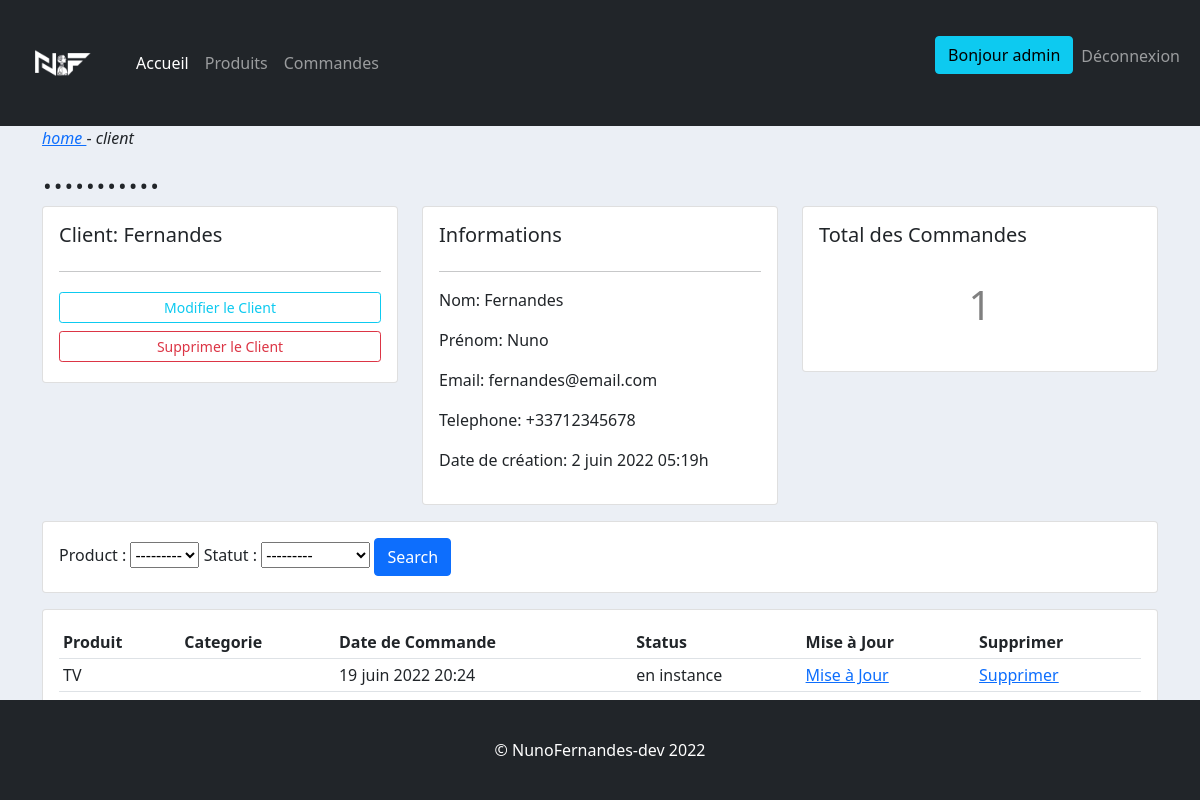
/client/1/ (signed in), run on the app's committed database.
### client/models.py (models this page shows, shortened)
class Client(models.Model):
    name = models.CharField(max_length=200, null=True)
    first_name = models.CharField(max_length=200, null=True)
    email = models.EmailField(max_length=250, null=True)
    phone = models.CharField(max_length=20, null=True)
    creation_date = models.DateTimeField(auto_now_add=True, null=True)

### command/models.py (models this page shows)
class Command(models.Model):
    STATUTS = (
        ('en instance', 'en instance'),
        ('Non livré', 'Non livré'),
        ('Livré', 'Livré')
    )
    client = models.ForeignKey(Client, on_delete=models.SET_NULL, null=True)
    product = models.ForeignKey(Product, on_delete=models.SET_NULL, null=True)
    statut = models.CharField(max_length=200, null=True, choices=STATUTS)
    creation_date = models.DateTimeField(auto_now_add=True, null=True)

### product/models.py (models this page shows)
class Product(models.Model):
    name = models.CharField(max_length=200, null=True)
    description = models.TextField(null=True)
    price = models.FloatField(null=True)
    creation_date = models.DateTimeField(auto_now_add=True, null=True)
    tag = models.ManyToManyField(Tag)
    def __str__(self):
        return self.name

### client/views.py (the view)
# urls.py: path('<str:id>/', views.list_client, name='list_client'),
@login_required(login_url='account:connexion')
def list_client(request, id=None):
    client = Client.objects.get(id=id)   # recup le client via le id
    commande = client.command_set.all()  # recup toutes les commandes du client (via l'id precedent)
    total_commandes = commande.count()      # recup le nombre total de commandes du client (via la ligne precedente)
    my_filter = CommandFilter(request.GET, queryset=commande)
    commande = my_filter.qs    # mets à jour les commandes en fonction du filtre
    context = {'client_id': client,
               'commande_client': commande,
               'total_commandes': total_commandes,
               'myFilter': my_filter}
    return render(request, 'client/index.html', context)

### client/templates/client/index.html (shortened to what this page needs)
{% extends 'base/base.html' %}
{% block content %}
    <a href="{% url 'product:home' %}"><i>home </i></a> - <i> client</i>
    <h1>...........</h1>
    <div class="row">
        <div class="col-md">
            <div class="card card-body">
                <h5>Client: {{ client_id.name }}</h5>
                <hr>
                <a class="btn btn-outline-info  btn-sm btn-block my-1" href="{% url 'client:modify_client' client_id.id %}">Modifier le Client</a>
                <a class="btn btn-outline-danger  btn-sm btn-block my-1" href="{% url 'client:delete_client' client_id.id %}">Supprimer le Client</a>
            </div>
        </div>
        <div class="col-md">
            <div class="card card-body">
                <h5>Informations</h5>
                <hr>
                <p>Nom: {{ client_id.name }}</p>
                <p>Prénom: {{ client_id.first_name }}</p>
                <p>Email: {{ client_id.email }}</p>
                <p>Telephone: {{ client_id.phone }}</p>
                <p>Date de création: {{ client_id.creation_date }}h</p>
            </div>
        </div>
        <div class="col-md">
            <div class="card card-body">
                <h5>Total des Commandes</h5>
                <h1 class="my-3" style="text-align:center;padding:10px;color:gray;">{{ total_commandes }}</h1>
            </div>
        </div>
    </div>
    <div class="row my-3">
        <div class="col">
            <div class="card card-body">
                <form method="get">
                    {{ myFilter.form }}
                    <button class="btn btn-primary" type="submit">Search</button>
              </form>
            </div>
        </div>
    </div>
    <div class="row">
        <div class="col-md">
            <div class="card card-body">
                <table class="table table-sm">
                    <tr>
                        <th>Produit</th>
                        <th>Categorie</th>
                        <th>Date de Commande</th>
                        <th>Status</th>
                        <th>Mise à Jour</th>
                        <th>Supprimer</th>
                    </tr>
                    {% for commande in commande_client %}
                    <tr>
                        <td>{{ commande.product }}</td>
                        <td></td>
                        <td>{{ commande.creation_date }}</td>
                        <td>{{ commande.statut }}</td>
                        <td><a href="{% url 'client:update_client_command' commande.id %}">Mise à Jour</a></td>
                        <td><a href="{% url 'client:delete_client_command' commande.id %}">Supprimer</a></td>
                    </tr>
                    {% endfor %}
                </table>
            </div>
        </div>
    </div>
{% endblock %}

### templates/base/navbar.html (shortened to what this page needs)
{% load static %}
<nav class="navbar navbar-expand-lg navbar-dark bg-dark">
    <div class="container-fluid">
        <a class="navbar-brand" href="{% url 'product:home' %}"><img src="{% static 'images/logos.png' %}" alt="logotype de l'entreprise" width="100"></a>
        <div class="collapse navbar-collapse" id="navbarSupportedContent">
            {% if request.user.is_authenticated %}
                <ul class="navbar-nav me-auto mb-2 mb-lg-0">
                    <li class="nav-item">
                        <a class="nav-link active" aria-current="page" href="{% url 'product:home' %}">Accueil</a>
                    </li>
                    <li class="nav-item">
                        <a class="nav-link" href="{% url 'product:home' %}">Produits</a>
                    </li>
                    <li class="nav-item">
                        <a class="nav-link" href="{% url 'command:list_command' %}">Commandes</a>
                    </li>
                </ul>
            {% endif %}
            <ul class="navbar-nav me-start mb-2 mb-lg-0">
                {% if request.user.is_authenticated %}
                    <p class="btn btn-info">Bonjour {{ request.user }}</p>
                    <li class="nav-item">
                        <a class="nav-link" href="{% url 'account:logout' %}">Déconnexion</a>
                    </li>
                {% endif %}
            </ul>
        </div>
    </div>
</nav>

### static/css/base.css (style rules this page uses)
body { background-color: #ebeff5; }

### data on the page
Client: name "Fernandes", first_name "Nuno", email "fernandes@email.com", phone "+33712345678", creation_date "2 juin 2022 05:19"
Command: product "TV", creation_date "19 juin 2022 20:24", statut "en instance"

### other printed values
{{ request.user }} "admin"
{{ total_commandes }} "1"
